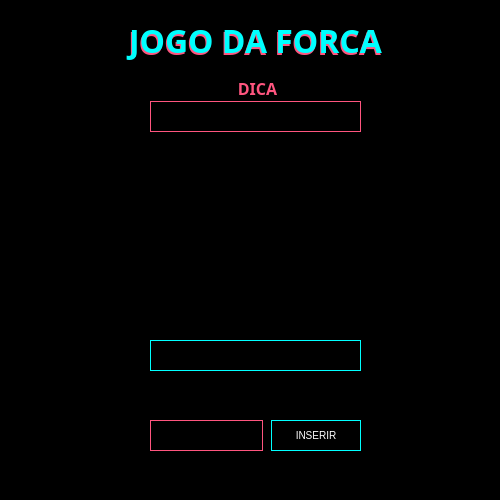
<?xml version="1.0" encoding="UTF-8"?>
<ui version="4.0">
 <class>Forca</class>
 <widget class="QDialog" name="Forca">
  <property name="geometry">
   <rect>
    <x>0</x>
    <y>0</y>
    <width>500</width>
    <height>500</height>
   </rect>
  </property>
  <property name="minimumSize">
   <size>
    <width>500</width>
    <height>500</height>
   </size>
  </property>
  <property name="maximumSize">
   <size>
    <width>500</width>
    <height>500</height>
   </size>
  </property>
  <property name="windowTitle">
   <string>Jogo da Forca</string>
  </property>
  <property name="windowIcon">
   <iconset>
    <normaloff>../img/forca.png</normaloff>../img/forca.png</iconset>
  </property>
  <property name="styleSheet">
   <string notr="true">background: black;</string>
  </property>
  <widget class="QLabel" name="titulo_forca1">
   <property name="geometry">
    <rect>
     <x>110</x>
     <y>20</y>
     <width>291</width>
     <height>40</height>
    </rect>
   </property>
   <property name="font">
    <font>
     <family>Montserrat Black</family>
     <pointsize>24</pointsize>
     <weight>75</weight>
     <bold>true</bold>
    </font>
   </property>
   <property name="layoutDirection">
    <enum>Qt::LeftToRight</enum>
   </property>
   <property name="styleSheet">
    <string notr="true">color:rgb(0, 255, 255);
background-color: rgba(255, 255, 255, 0);</string>
   </property>
   <property name="text">
    <string>JOGO DA FORCA</string>
   </property>
   <property name="alignment">
    <set>Qt::AlignCenter</set>
   </property>
  </widget>
  <widget class="QLabel" name="titulo_forca">
   <property name="geometry">
    <rect>
     <x>109</x>
     <y>27</y>
     <width>291</width>
     <height>30</height>
    </rect>
   </property>
   <property name="font">
    <font>
     <family>Montserrat Black</family>
     <pointsize>24</pointsize>
     <weight>75</weight>
     <bold>true</bold>
    </font>
   </property>
   <property name="layoutDirection">
    <enum>Qt::LeftToRight</enum>
   </property>
   <property name="styleSheet">
    <string notr="true">background-color: rgba(255, 85, 127, 0);
color: rgb(255, 85, 127);</string>
   </property>
   <property name="text">
    <string>JOGO DA FORCA</string>
   </property>
   <property name="alignment">
    <set>Qt::AlignCenter</set>
   </property>
  </widget>
  <widget class="QLabel" name="dica">
   <property name="geometry">
    <rect>
     <x>150</x>
     <y>101</y>
     <width>211</width>
     <height>31</height>
    </rect>
   </property>
   <property name="font">
    <font>
     <family>Montserrat ExtraBold</family>
     <weight>75</weight>
     <bold>true</bold>
    </font>
   </property>
   <property name="styleSheet">
    <string notr="true">background: black;
color: white;
border: 1px solid rgb(255, 85, 127);
padding: 5px;
</string>
   </property>
   <property name="text">
    <string/>
   </property>
   <property name="alignment">
    <set>Qt::AlignCenter</set>
   </property>
  </widget>
  <widget class="QLineEdit" name="input_inserir">
   <property name="geometry">
    <rect>
     <x>150</x>
     <y>420</y>
     <width>113</width>
     <height>31</height>
    </rect>
   </property>
   <property name="font">
    <font>
     <family>Montserrat</family>
     <pointsize>-1</pointsize>
    </font>
   </property>
   <property name="styleSheet">
    <string notr="true">border: 1px solid rgb(255, 85, 127);
color: white;
background-color: black;
font-size:10px;</string>
   </property>
   <property name="text">
    <string/>
   </property>
   <property name="maxLength">
    <number>1</number>
   </property>
   <property name="alignment">
    <set>Qt::AlignCenter</set>
   </property>
  </widget>
  <widget class="QPushButton" name="botao_inserir">
   <property name="geometry">
    <rect>
     <x>271</x>
     <y>420</y>
     <width>90</width>
     <height>31</height>
    </rect>
   </property>
   <property name="font">
    <font>
     <pointsize>-1</pointsize>
    </font>
   </property>
   <property name="cursor">
    <cursorShape>PointingHandCursor</cursorShape>
   </property>
   <property name="styleSheet">
    <string notr="true">background: black;
color: white;
border: 1px solid rgb(0, 255, 255);
font-size: 10px;</string>
   </property>
   <property name="text">
    <string>INSERIR</string>
   </property>
  </widget>
  <widget class="QLabel" name="palavraOculta">
   <property name="geometry">
    <rect>
     <x>150</x>
     <y>340</y>
     <width>211</width>
     <height>31</height>
    </rect>
   </property>
   <property name="styleSheet">
    <string notr="true">background-color: rgb(0, 0, 0);
border: 1px solid rgb(0, 255, 255);
color: white;</string>
   </property>
   <property name="text">
    <string/>
   </property>
   <property name="alignment">
    <set>Qt::AlignCenter</set>
   </property>
  </widget>
  <widget class="QLabel" name="txt_dica">
   <property name="geometry">
    <rect>
     <x>234</x>
     <y>80</y>
     <width>47</width>
     <height>16</height>
    </rect>
   </property>
   <property name="font">
    <font>
     <family>Montserrat Black</family>
     <pointsize>12</pointsize>
     <weight>75</weight>
     <bold>true</bold>
    </font>
   </property>
   <property name="styleSheet">
    <string notr="true">color: rgb(255, 85, 127);</string>
   </property>
   <property name="text">
    <string>DICA</string>
   </property>
   <property name="alignment">
    <set>Qt::AlignCenter</set>
   </property>
  </widget>
  <widget class="QLabel" name="forcaDesenho">
   <property name="geometry">
    <rect>
     <x>170</x>
     <y>150</y>
     <width>141</width>
     <height>171</height>
    </rect>
   </property>
   <property name="font">
    <font>
     <pointsize>12</pointsize>
    </font>
   </property>
   <property name="styleSheet">
    <string notr="true">color: white;</string>
   </property>
   <property name="text">
    <string/>
   </property>
   <property name="alignment">
    <set>Qt::AlignCenter</set>
   </property>
  </widget>
  <zorder>titulo_forca</zorder>
  <zorder>titulo_forca1</zorder>
  <zorder>dica</zorder>
  <zorder>input_inserir</zorder>
  <zorder>botao_inserir</zorder>
  <zorder>palavraOculta</zorder>
  <zorder>txt_dica</zorder>
  <zorder>forcaDesenho</zorder>
 </widget>
 <resources/>
 <connections/>
</ui>
